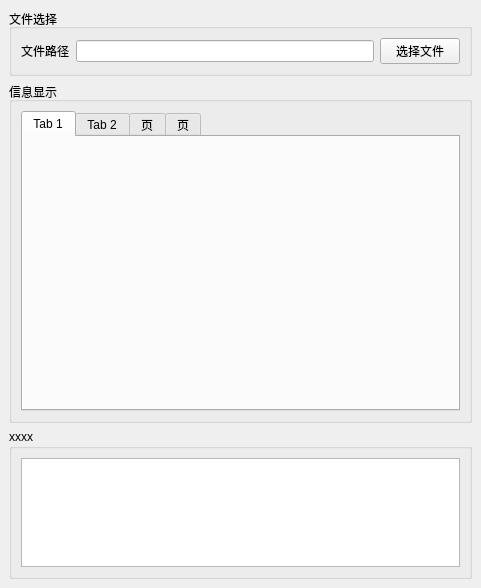
<?xml version="1.0" encoding="UTF-8"?>
<ui version="4.0">
 <class>MainWindow</class>
 <widget class="QMainWindow" name="MainWindow">
  <property name="geometry">
   <rect>
    <x>0</x>
    <y>0</y>
    <width>481</width>
    <height>588</height>
   </rect>
  </property>
  <property name="windowTitle">
   <string>SSMA</string>
  </property>
  <widget class="QWidget" name="centralwidget">
   <layout class="QVBoxLayout" name="verticalLayout">
    <item>
     <widget class="QGroupBox" name="groupBox">
      <property name="title">
       <string>文件选择</string>
      </property>
      <layout class="QHBoxLayout" name="horizontalLayout_2">
       <item>
        <layout class="QHBoxLayout" name="horizontalLayout">
         <item>
          <widget class="QLabel" name="label">
           <property name="text">
            <string>文件路径</string>
           </property>
          </widget>
         </item>
         <item>
          <widget class="QLineEdit" name="lineEdit"/>
         </item>
         <item>
          <widget class="QPushButton" name="pushButton">
           <property name="text">
            <string>选择文件</string>
           </property>
          </widget>
         </item>
        </layout>
       </item>
      </layout>
     </widget>
    </item>
    <item>
     <widget class="QGroupBox" name="groupBox_2">
      <property name="title">
       <string>信息显示</string>
      </property>
      <layout class="QVBoxLayout" name="verticalLayout_2">
       <item>
        <widget class="QTabWidget" name="tabWidget">
         <property name="minimumSize">
          <size>
           <width>50</width>
           <height>200</height>
          </size>
         </property>
         <property name="currentIndex">
          <number>0</number>
         </property>
         <widget class="QWidget" name="tab">
          <attribute name="title">
           <string>Tab 1</string>
          </attribute>
         </widget>
         <widget class="QWidget" name="tab_2">
          <attribute name="title">
           <string>Tab 2</string>
          </attribute>
         </widget>
         <widget class="QWidget" name="tab_3">
          <attribute name="title">
           <string>页</string>
          </attribute>
         </widget>
         <widget class="QWidget" name="tab_4">
          <attribute name="title">
           <string>页</string>
          </attribute>
         </widget>
        </widget>
       </item>
      </layout>
     </widget>
    </item>
    <item>
     <widget class="QGroupBox" name="groupBox_3">
      <property name="maximumSize">
       <size>
        <width>16777215</width>
        <height>150</height>
       </size>
      </property>
      <property name="title">
       <string>xxxx</string>
      </property>
      <layout class="QHBoxLayout" name="horizontalLayout_3">
       <item>
        <widget class="QTextEdit" name="textEdit">
         <property name="maximumSize">
          <size>
           <width>16777215</width>
           <height>150</height>
          </size>
         </property>
        </widget>
       </item>
      </layout>
     </widget>
    </item>
   </layout>
  </widget>
 </widget>
 <resources/>
 <connections/>
</ui>
